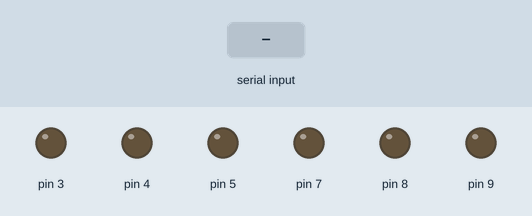
The sketch below on a simulated Arduino Uno, built with avr-gcc and run on an emulated ATmega328P. Parts: output pins drawn as LEDs (lit = HIGH). The test bench sets the inputs (shaded band).

Above: at 1.2 s.
1.3 s: "d" received over Serial
At 2.5 s:
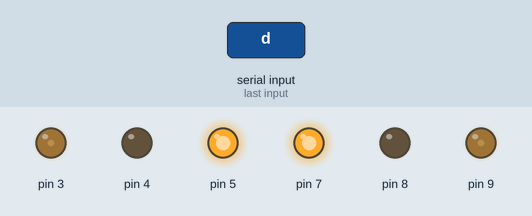
2.8 s: "a" received over Serial
At 3.9 s:
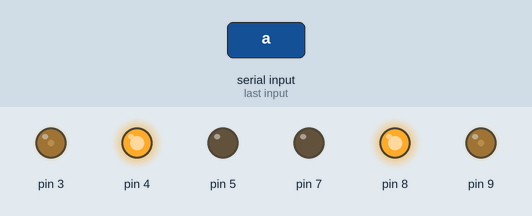
4.3 s: "w" received over Serial
At 5.0 s:
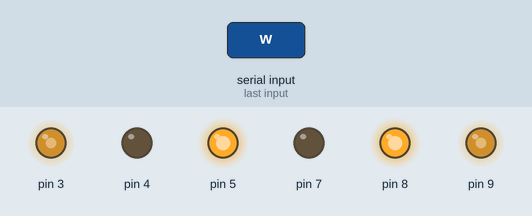
5.8 s: "s" received over Serial
At 6.2 s:
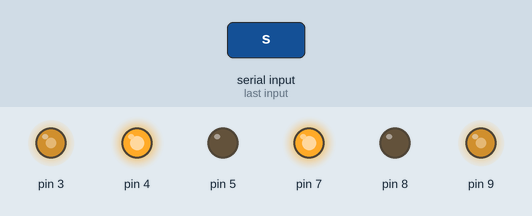
7.3 s: "x" received over Serial
At 8.5 s:
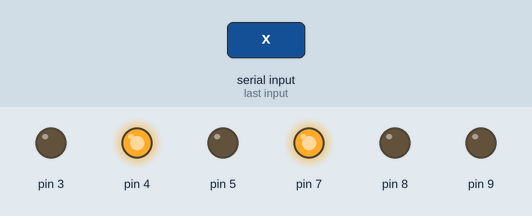
Timing chart, 0 to 9.8 s (numbered marks = the images above; inputs shaded):
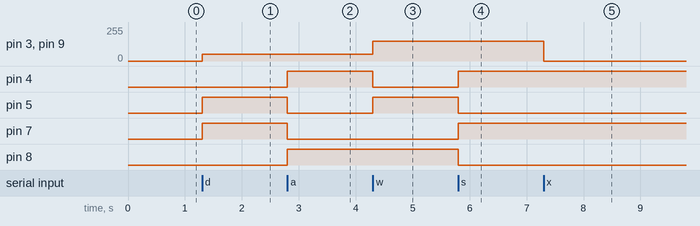

The sketch:

motorcontrol.ino
```cpp
 // defines variables
const int sp=150;
const int lsp=50;
long duration;
int val;

void setup() {
Serial.begin(9600); // Serial comm begin at 9600bps
pinMode(7, OUTPUT);
pinMode(8, OUTPUT);
pinMode(4, OUTPUT);
pinMode(5, OUTPUT);
}
void loop() {

  if (Serial.available()){
    val = Serial.read();
    if (val == 'd'){
        right();
      }
    if (val == 'a'){
        left();
      }
    if (val == 'w'){
        forward();
      }
    if (val == 's'){
        backward();
    }
     if (val == 'x'){
        stop();
    }


    }

}

void forward()
{
digitalWrite(8, HIGH);
digitalWrite(7, LOW);
analogWrite(9, sp);
digitalWrite(5, HIGH);
digitalWrite(4, LOW);
analogWrite(3, sp);
}

void backward()
{
digitalWrite(7, HIGH);
digitalWrite(8, LOW);
analogWrite(9,sp);
digitalWrite(5, LOW);
digitalWrite(4, HIGH);
analogWrite(3, sp);
}

void left()
{
digitalWrite(8, HIGH);
digitalWrite(7, LOW);
analogWrite(9,lsp);
digitalWrite(5, LOW);
digitalWrite(4, HIGH);
analogWrite(3, lsp);
}

void right()
{
digitalWrite(7, HIGH);
digitalWrite(8, LOW);
analogWrite(9,lsp);
digitalWrite(4, LOW);
digitalWrite(5, HIGH);
analogWrite(3, lsp);
}
void stop()
{

analogWrite(9,0);

analogWrite(3, 0);
}
```

Measured:
- after the input at 1.3 s, pin 3, pin 9: 0/255 → 50/255 at once; pin 5, pin 7: LOW → HIGH at once
- after the input at 2.8 s, pin 4, pin 8: LOW → HIGH at once; pin 5, pin 7: HIGH → LOW at once
- after the input at 4.3 s, pin 3, pin 9: 50/255 → 150/255 at once; pin 4: HIGH → LOW at once; pin 5: LOW → HIGH at once
- after the input at 5.8 s, pin 4, pin 7: LOW → HIGH at once; pin 5, pin 8: HIGH → LOW at once
- after the input at 7.3 s, pin 3, pin 9: 150/255 → 0/255 at once
